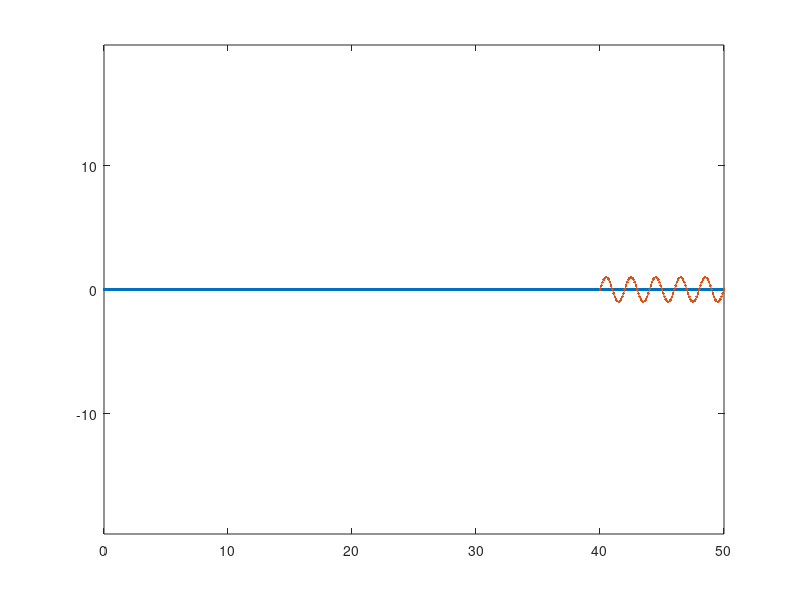

Write MATLAB code to recreate this figure.
%% define parameters
L = 50; % catheter length (mm)
L_res = 0.1; % catheter node points resolution (mm)

pct_mark = 20; % length of catheter with marker (mm)
amp_mark = 1; % amplitude of the helix (mm)
per_mark = 2; % spatial period of the helix (mm)

%% calculate geometry
X = 0:L_res:L; % catheter X
Y = zeros(length(X),1); % catheter Y

len_mark = 0.01*pct_mark*L;
x_mark = 0:L_res:len_mark; 
y_mark = amp_mark*sin(2*pi*x_mark/per_mark);
x_mark = x_mark + (L - len_mark); % helix X

%% visualize
plot(X,Y,'.-');
hold on;
plot(x_mark,y_mark,'.-');
axis equal